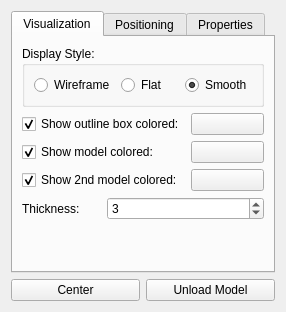
<ui version="4.0" >
 <class>DialogModelVisualization</class>
 <widget class="QWidget" name="DialogModelVisualization" >
  <property name="geometry" >
   <rect>
    <x>0</x>
    <y>0</y>
    <width>244</width>
    <height>297</height>
   </rect>
  </property>
  <property name="sizePolicy" >
   <sizepolicy vsizetype="Maximum" hsizetype="Preferred" >
    <horstretch>0</horstretch>
    <verstretch>0</verstretch>
   </sizepolicy>
  </property>
  <property name="windowTitle" >
   <string>Visualization</string>
  </property>
  <layout class="QGridLayout" >
   <item row="0" column="0" >
    <widget class="QTabWidget" name="tabWidget" >
     <property name="sizePolicy" >
      <sizepolicy vsizetype="Maximum" hsizetype="Expanding" >
       <horstretch>0</horstretch>
       <verstretch>0</verstretch>
      </sizepolicy>
     </property>
     <property name="currentIndex" >
      <number>0</number>
     </property>
     <widget class="QWidget" name="tab" >
      <attribute name="title" >
       <string>Visualization</string>
      </attribute>
      <layout class="QGridLayout" >
       <item row="0" column="0" colspan="3" >
        <widget class="QGroupBox" name="groupBoxDisplayStyle" >
         <property name="sizePolicy" >
          <sizepolicy vsizetype="Maximum" hsizetype="Preferred" >
           <horstretch>0</horstretch>
           <verstretch>0</verstretch>
          </sizepolicy>
         </property>
         <property name="title" >
          <string>Display Style:</string>
         </property>
         <layout class="QGridLayout" >
          <item row="0" column="0" >
           <widget class="QRadioButton" name="radioButtonWireframe" >
            <property name="text" >
             <string>Wireframe</string>
            </property>
           </widget>
          </item>
          <item row="0" column="1" >
           <widget class="QRadioButton" name="radioButtonFlat" >
            <property name="text" >
             <string>Flat</string>
            </property>
           </widget>
          </item>
          <item row="0" column="2" >
           <widget class="QRadioButton" name="radioButtonSmooth" >
            <property name="text" >
             <string>Smooth</string>
            </property>
            <property name="checked" >
             <bool>true</bool>
            </property>
           </widget>
          </item>
         </layout>
        </widget>
       </item>
       <item row="1" column="0" colspan="2" >
        <widget class="QCheckBox" name="checkBoxBoundingBox" >
         <property name="sizePolicy" >
          <sizepolicy vsizetype="Fixed" hsizetype="Maximum" >
           <horstretch>0</horstretch>
           <verstretch>0</verstretch>
          </sizepolicy>
         </property>
         <property name="text" >
          <string>Show outline box colored:</string>
         </property>
         <property name="checked" >
          <bool>true</bool>
         </property>
        </widget>
       </item>
       <item row="1" column="2" >
        <widget class="ColoredPushButton" name="pushButtonBoundingBoxColor" >
         <property name="sizePolicy" >
          <sizepolicy vsizetype="Minimum" hsizetype="Minimum" >
           <horstretch>0</horstretch>
           <verstretch>0</verstretch>
          </sizepolicy>
         </property>
         <property name="text" >
          <string/>
         </property>
        </widget>
       </item>
       <item row="2" column="0" colspan="2" >
        <widget class="QCheckBox" name="checkBoxModelVisible" >
         <property name="sizePolicy" >
          <sizepolicy vsizetype="Fixed" hsizetype="Maximum" >
           <horstretch>0</horstretch>
           <verstretch>0</verstretch>
          </sizepolicy>
         </property>
         <property name="text" >
          <string>Show model colored:</string>
         </property>
         <property name="checked" >
          <bool>true</bool>
         </property>
        </widget>
       </item>
       <item row="2" column="2" >
        <widget class="ColoredPushButton" name="pushButtonModelColor" >
         <property name="sizePolicy" >
          <sizepolicy vsizetype="Minimum" hsizetype="Minimum" >
           <horstretch>0</horstretch>
           <verstretch>0</verstretch>
          </sizepolicy>
         </property>
         <property name="text" >
          <string/>
         </property>
        </widget>
       </item>
       <item row="3" column="0" colspan="2" >
        <widget class="QCheckBox" name="checkBoxModel2Visible" >
         <property name="sizePolicy" >
          <sizepolicy vsizetype="Fixed" hsizetype="Maximum" >
           <horstretch>0</horstretch>
           <verstretch>0</verstretch>
          </sizepolicy>
         </property>
         <property name="text" >
          <string>Show 2nd model colored:</string>
         </property>
         <property name="checked" >
          <bool>true</bool>
         </property>
        </widget>
       </item>
       <item row="3" column="2" >
        <widget class="ColoredPushButton" name="pushButtonModel2Color" >
         <property name="sizePolicy" >
          <sizepolicy vsizetype="Minimum" hsizetype="Minimum" >
           <horstretch>0</horstretch>
           <verstretch>0</verstretch>
          </sizepolicy>
         </property>
         <property name="text" >
          <string/>
         </property>
        </widget>
       </item>
       <item row="4" column="0" >
        <widget class="QLabel" name="labelThickness" >
         <property name="text" >
          <string>Thickness:</string>
         </property>
        </widget>
       </item>
       <item row="4" column="1" colspan="2" >
        <widget class="QSpinBox" name="spinBoxThickness" >
         <property name="value" >
          <number>3</number>
         </property>
        </widget>
       </item>
       <item row="5" column="1" >
        <spacer>
         <property name="orientation" >
          <enum>Qt::Vertical</enum>
         </property>
         <property name="sizeHint" >
          <size>
           <width>20</width>
           <height>16</height>
          </size>
         </property>
        </spacer>
       </item>
      </layout>
     </widget>
     <widget class="QWidget" name="tab_2" >
      <attribute name="title" >
       <string>Positioning</string>
      </attribute>
      <layout class="QGridLayout" >
       <item row="0" column="0" >
        <widget class="QGroupBox" name="GroupBoxLocation_2" >
         <property name="title" >
          <string>Scale:</string>
         </property>
         <layout class="QGridLayout" >
          <property name="leftMargin" >
           <number>6</number>
          </property>
          <property name="topMargin" >
           <number>6</number>
          </property>
          <property name="rightMargin" >
           <number>6</number>
          </property>
          <property name="bottomMargin" >
           <number>6</number>
          </property>
          <property name="horizontalSpacing" >
           <number>0</number>
          </property>
          <property name="verticalSpacing" >
           <number>0</number>
          </property>
          <item row="0" column="0" >
           <widget class="QLabel" name="labelSizeX" >
            <property name="sizePolicy" >
             <sizepolicy vsizetype="Preferred" hsizetype="Maximum" >
              <horstretch>0</horstretch>
              <verstretch>0</verstretch>
             </sizepolicy>
            </property>
            <property name="text" >
             <string>X:</string>
            </property>
           </widget>
          </item>
          <item row="0" column="1" >
           <widget class="QDoubleSpinBox" name="doubleSpinBoxSizeX" >
            <property name="decimals" >
             <number>8</number>
            </property>
            <property name="maximum" >
             <double>99999999999999.984375000000000</double>
            </property>
            <property name="value" >
             <double>1.000000000000000</double>
            </property>
           </widget>
          </item>
          <item row="1" column="0" >
           <widget class="QLabel" name="labelSizeY" >
            <property name="sizePolicy" >
             <sizepolicy vsizetype="Preferred" hsizetype="Maximum" >
              <horstretch>0</horstretch>
              <verstretch>0</verstretch>
             </sizepolicy>
            </property>
            <property name="text" >
             <string>Y:</string>
            </property>
           </widget>
          </item>
          <item row="1" column="1" >
           <widget class="QDoubleSpinBox" name="doubleSpinBoxSizeY" >
            <property name="decimals" >
             <number>8</number>
            </property>
            <property name="maximum" >
             <double>99999999999999.984375000000000</double>
            </property>
            <property name="value" >
             <double>1.000000000000000</double>
            </property>
           </widget>
          </item>
          <item row="2" column="0" >
           <widget class="QLabel" name="labelSizeZ" >
            <property name="sizePolicy" >
             <sizepolicy vsizetype="Preferred" hsizetype="Maximum" >
              <horstretch>0</horstretch>
              <verstretch>0</verstretch>
             </sizepolicy>
            </property>
            <property name="text" >
             <string>Z:</string>
            </property>
           </widget>
          </item>
          <item row="2" column="1" >
           <widget class="QDoubleSpinBox" name="doubleSpinBoxSizeZ" >
            <property name="decimals" >
             <number>8</number>
            </property>
            <property name="maximum" >
             <double>99999999999999.984375000000000</double>
            </property>
            <property name="value" >
             <double>1.000000000000000</double>
            </property>
           </widget>
          </item>
         </layout>
        </widget>
       </item>
       <item row="1" column="0" >
        <widget class="QGroupBox" name="GroupBoxLocation" >
         <property name="title" >
          <string>Location:</string>
         </property>
         <layout class="QGridLayout" >
          <property name="leftMargin" >
           <number>6</number>
          </property>
          <property name="topMargin" >
           <number>6</number>
          </property>
          <property name="rightMargin" >
           <number>6</number>
          </property>
          <property name="bottomMargin" >
           <number>6</number>
          </property>
          <property name="horizontalSpacing" >
           <number>0</number>
          </property>
          <property name="verticalSpacing" >
           <number>0</number>
          </property>
          <item row="0" column="0" >
           <widget class="QLabel" name="labelLocationX" >
            <property name="sizePolicy" >
             <sizepolicy vsizetype="Preferred" hsizetype="Maximum" >
              <horstretch>0</horstretch>
              <verstretch>0</verstretch>
             </sizepolicy>
            </property>
            <property name="text" >
             <string>X:</string>
            </property>
           </widget>
          </item>
          <item row="0" column="1" >
           <widget class="QDoubleSpinBox" name="doubleSpinBoxLocationX" >
            <property name="decimals" >
             <number>8</number>
            </property>
            <property name="minimum" >
             <double>-100000000000000.000000000000000</double>
            </property>
            <property name="maximum" >
             <double>100000000000000.000000000000000</double>
            </property>
            <property name="value" >
             <double>0.000000000000000</double>
            </property>
           </widget>
          </item>
          <item row="1" column="0" >
           <widget class="QLabel" name="labelLocationY" >
            <property name="sizePolicy" >
             <sizepolicy vsizetype="Preferred" hsizetype="Maximum" >
              <horstretch>0</horstretch>
              <verstretch>0</verstretch>
             </sizepolicy>
            </property>
            <property name="text" >
             <string>Y:</string>
            </property>
           </widget>
          </item>
          <item row="1" column="1" >
           <widget class="QDoubleSpinBox" name="doubleSpinBoxLocationY" >
            <property name="decimals" >
             <number>8</number>
            </property>
            <property name="minimum" >
             <double>-100000000000000.000000000000000</double>
            </property>
            <property name="maximum" >
             <double>99999999999999.984375000000000</double>
            </property>
           </widget>
          </item>
          <item row="2" column="0" >
           <widget class="QLabel" name="labelLocationZ" >
            <property name="sizePolicy" >
             <sizepolicy vsizetype="Preferred" hsizetype="Maximum" >
              <horstretch>0</horstretch>
              <verstretch>0</verstretch>
             </sizepolicy>
            </property>
            <property name="text" >
             <string>Z:</string>
            </property>
           </widget>
          </item>
          <item row="2" column="1" >
           <widget class="QDoubleSpinBox" name="doubleSpinBoxLocationZ" >
            <property name="decimals" >
             <number>8</number>
            </property>
            <property name="minimum" >
             <double>-100000000000000.000000000000000</double>
            </property>
            <property name="maximum" >
             <double>99999999999999.984375000000000</double>
            </property>
           </widget>
          </item>
         </layout>
        </widget>
       </item>
      </layout>
     </widget>
     <widget class="QWidget" name="tab_3" >
      <attribute name="title" >
       <string>Properties</string>
      </attribute>
      <layout class="QGridLayout" >
       <item row="0" column="0" >
        <widget class="QLabel" name="label_2" >
         <property name="sizePolicy" >
          <sizepolicy vsizetype="Preferred" hsizetype="Maximum" >
           <horstretch>0</horstretch>
           <verstretch>0</verstretch>
          </sizepolicy>
         </property>
         <property name="text" >
          <string>File Name:</string>
         </property>
        </widget>
       </item>
       <item row="0" column="1" >
        <widget class="QLabel" name="labelModelName" >
         <property name="maximumSize" >
          <size>
           <width>200</width>
           <height>16777215</height>
          </size>
         </property>
         <property name="text" >
          <string>...</string>
         </property>
         <property name="wordWrap" >
          <bool>true</bool>
         </property>
        </widget>
       </item>
       <item row="1" column="0" >
        <widget class="QLabel" name="label" >
         <property name="sizePolicy" >
          <sizepolicy vsizetype="Preferred" hsizetype="Maximum" >
           <horstretch>0</horstretch>
           <verstretch>0</verstretch>
          </sizepolicy>
         </property>
         <property name="text" >
          <string>Model Size:</string>
         </property>
        </widget>
       </item>
       <item row="1" column="1" >
        <widget class="QLabel" name="labelModelSize" >
         <property name="text" >
          <string>{X, Y, Z}</string>
         </property>
        </widget>
       </item>
       <item row="2" column="0" >
        <spacer>
         <property name="orientation" >
          <enum>Qt::Vertical</enum>
         </property>
         <property name="sizeHint" >
          <size>
           <width>20</width>
           <height>40</height>
          </size>
         </property>
        </spacer>
       </item>
      </layout>
     </widget>
    </widget>
   </item>
   <item row="1" column="0" >
    <layout class="QGridLayout" >
     <item row="0" column="0" >
      <widget class="QPushButton" name="pushButtonCenter" >
       <property name="text" >
        <string comment="Center the model" >Center</string>
       </property>
      </widget>
     </item>
     <item row="0" column="1" >
      <widget class="QPushButton" name="pushButtonClose" >
       <property name="text" >
        <string comment="Close the model" >Unload Model</string>
       </property>
      </widget>
     </item>
    </layout>
   </item>
   <item row="2" column="0" >
    <spacer>
     <property name="orientation" >
      <enum>Qt::Vertical</enum>
     </property>
     <property name="sizeHint" >
      <size>
       <width>20</width>
       <height>40</height>
      </size>
     </property>
    </spacer>
   </item>
  </layout>
 </widget>
 <customwidgets>
  <customwidget>
   <class>ColoredPushButton</class>
   <extends>QPushButton</extends>
   <header>colored_push_button.h</header>
  </customwidget>
 </customwidgets>
 <tabstops>
  <tabstop>pushButtonCenter</tabstop>
  <tabstop>pushButtonClose</tabstop>
  <tabstop>tabWidget</tabstop>
  <tabstop>radioButtonWireframe</tabstop>
  <tabstop>radioButtonFlat</tabstop>
  <tabstop>radioButtonSmooth</tabstop>
  <tabstop>checkBoxBoundingBox</tabstop>
  <tabstop>pushButtonBoundingBoxColor</tabstop>
  <tabstop>checkBoxModelVisible</tabstop>
  <tabstop>pushButtonModelColor</tabstop>
  <tabstop>checkBoxModel2Visible</tabstop>
  <tabstop>pushButtonModel2Color</tabstop>
  <tabstop>spinBoxThickness</tabstop>
  <tabstop>doubleSpinBoxSizeX</tabstop>
  <tabstop>doubleSpinBoxSizeY</tabstop>
  <tabstop>doubleSpinBoxSizeZ</tabstop>
  <tabstop>doubleSpinBoxLocationX</tabstop>
  <tabstop>doubleSpinBoxLocationY</tabstop>
  <tabstop>doubleSpinBoxLocationZ</tabstop>
 </tabstops>
 <resources/>
 <connections/>
</ui>
